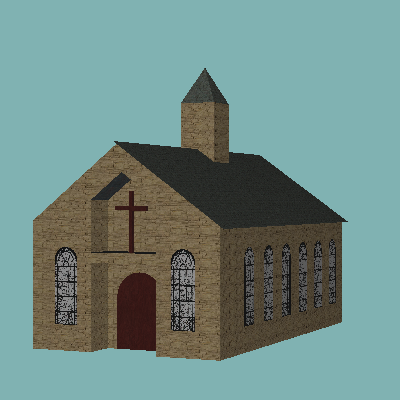

This figure's Python source:
#!/usr/bin/env python

# Read CityGML, write as binary GLB, re-import and render.

import os
import tempfile

import vtkmodules.vtkInteractionStyle  # noqa: F401
import vtkmodules.vtkRenderingFreeType  # noqa: F401
import vtkmodules.vtkRenderingOpenGL2  # noqa: F401

from vtkmodules.vtkIOCityGML import vtkCityGMLReader
from vtkmodules.vtkIOGeometry import vtkGLTFWriter
from vtkmodules.vtkIOImport import vtkGLTFImporter
from vtkmodules.vtkRenderingCore import (
    vtkRenderWindow,
    vtkRenderWindowInteractor,
    vtkRenderer,
)

# Source
data_dir = os.environ.get("VPE_DATA_DIR", os.path.dirname(os.path.abspath(__file__)))

# Read CityGML
citygml_reader = vtkCityGMLReader()
citygml_reader.SetFileName(os.path.join(data_dir, "CityGML", "Part-4-Buildings-V4-one.gml"))
citygml_reader.SetLOD(3)
citygml_reader.Update()
output_data = citygml_reader.GetOutputDataObject(0)

# Write as binary GLB
temp_dir = tempfile.mkdtemp()
output_name = os.path.join(temp_dir, "TestGLTFWriterCityGMLBinary.glb")

gltf_writer = vtkGLTFWriter()
gltf_writer.SetFileName(output_name)
gltf_writer.SetTextureBaseDirectory(os.path.dirname(os.path.join(data_dir, "CityGML", "Part-4-Buildings-V4-one.gml")))
gltf_writer.SetInputDataObject(output_data)
gltf_writer.Write()

# Renderer
renderer = vtkRenderer()
renderer.SetBackground(0.5, 0.7, 0.7)

# Render window
render_window = vtkRenderWindow()
render_window.AddRenderer(renderer)
render_window.SetWindowName("gltf writer city gml binary")
render_window.SetMultiSamples(0)
render_window.SetSize(400, 400)

# Interactor
interactor = vtkRenderWindowInteractor()
interactor.SetRenderWindow(render_window)

# Re-import the written GLB
gltf_importer = vtkGLTFImporter()
gltf_importer.SetFileName(output_name)
gltf_importer.SetCamera(-1)
gltf_importer.SetRenderWindow(render_window)
gltf_importer.Update()

# Scene
renderer.ResetCamera()
camera = renderer.GetActiveCamera()
camera.Azimuth(90)
camera.Roll(-90)
camera.Zoom(1.5)

interactor.Initialize()
interactor.Start()

# Clean up
os.remove(output_name)
os.rmdir(temp_dir)
